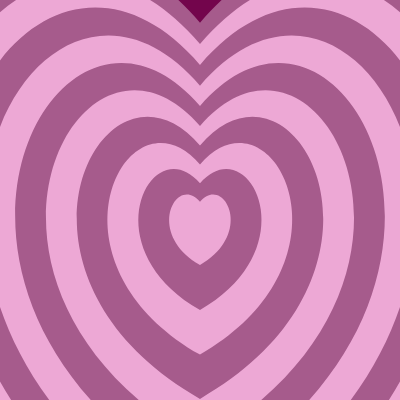
Frame 1 (no input)
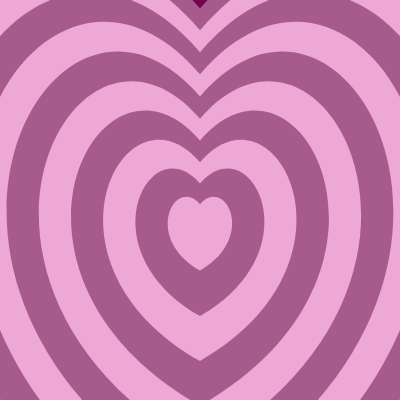
Frame 60 (no input)
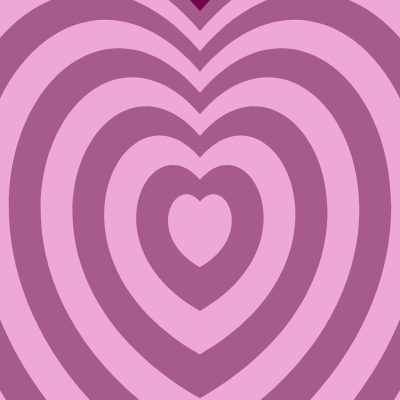
Frame 120 (the mouse pressed at the canvas centre since frame 60)

The p5.js sketch that drew these frames (run headless with seeded random() and noise() and a simulated clock; from frame 60 on, the mouse is pressed at the canvas centre):

// p5.js sketch
// ── sketch.js
let t = 0; // time for animation

function setup() {
  createCanvas(400, 400);
  noStroke();
}

function draw() {
  background(115, 5, 76);

  let layers = 10;

  // smooth breathing scale
  let pulse = sin(t) * 0.05 + 1;

  for (let i = layers; i > 0; i--) {
    let scaleFactor = (i / layers) * 2.2 * pulse;

    // alternating colors (if-else)
    if (i % 2 === 0) {
      fill(166, 91, 140); // dark
    } else {
      fill(237, 168, 213); // light
    }

    push();

    // slight floating motion
    let floatY = sin(t + i * 0.3) * 5;

    translate(width / 2, height * 0.55 + floatY);
    scale(scaleFactor);

    drawHeart(0, 0, 180);
    pop();
  }

  t += 0.02; // speed of animation
}

// heart shape
function drawHeart(x, y, s) {
  beginShape();
  vertex(x, y - s * 0.5);

  bezierVertex(
    x + s * 0.6, y - s * 1.2,
    x + s * 1.4, y + s * 0.3,
    x, y + s * 1.1
  );

  bezierVertex(
    x - s * 1.4, y + s * 0.3,
    x - s * 0.6, y - s * 1.2,
    x, y - s * 0.5
  );

  endShape(CLOSE);
}
